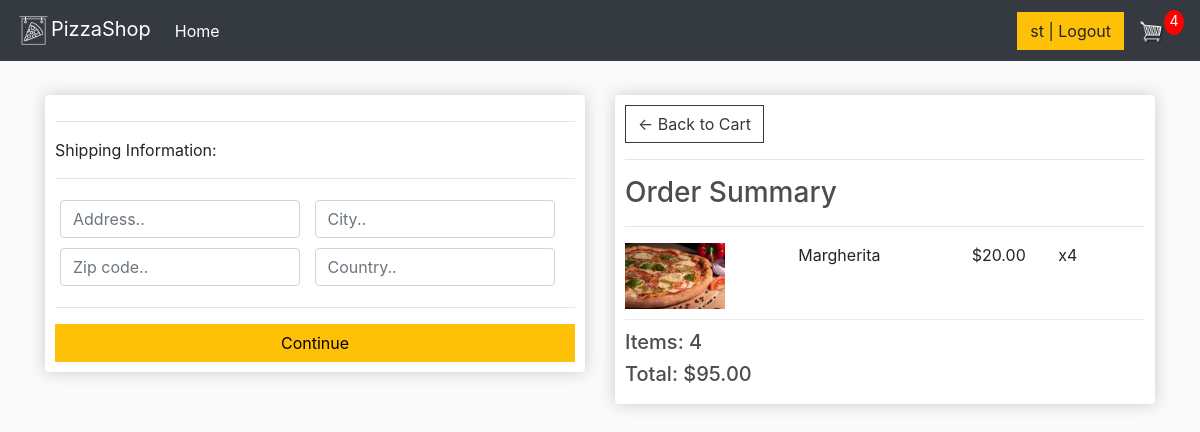
Screenshot of /checkout/ (signed in) with the database file from the repository.
### store/models.py (models this page shows, shortened)
class OrderItem(models.Model):
    product = models.ForeignKey(Product, on_delete=models.SET_NULL, null=True)
    order = models.ForeignKey(Order, on_delete=models.SET_NULL, null=True)
    quantity = models.IntegerField(default=0, null=True, blank=True)
    date_added = models.DateTimeField(auto_now_add=True)
    @property
    def get_total(self):
        total = self.product.price * self.quantity
        return total

class Product(models.Model):
    name = models.CharField(max_length=200)
    ingredients = models.TextField(null=True)
    price = models.DecimalField(max_digits=5, decimal_places=2)
    image = models.ImageField(null=True, blank=True)
    @property
    def imageURL(self):
        try:
            url = self.image.url
        except:
            url = ''
        return url

class Order(models.Model):
    customer = models.ForeignKey(Customer, on_delete=models.SET_NULL, null=True, blank=True)
    date_ordered = models.DateTimeField(auto_now_add=True)
    complete = models.BooleanField(default=False)
    transaction_id = models.CharField(max_length=100, null=True)
    @property
    def get_cart_total(self):
        orderitems = self.orderitem_set.all()
        deliveryCost = 15
        total = sum([item.get_total for item in orderitems]) + deliveryCost
        return total
    @property
    def get_cart_items(self):
        orderitems = self.orderitem_set.all()
        total = sum([item.quantity for item in orderitems])
        return total

### store/views.py (the view)
# urls.py: path('checkout/', views.checkout, name="checkout"),
def checkout(request):
    data = cartData(request)
    context = {'items': data['items'], 'order': data['order'], 'cartItems': data['cartItems']}
    return render(request, 'store/checkout.html', context)

### store/extras.py (called while the page is built)
def cartData(request):
    if request.user.is_authenticated:
        customer = request.user.customer
        order, created = Order.objects.get_or_create(customer=customer, complete=False)
        items = order.orderitem_set.all()
        cartItems = order.get_cart_items
    else:
        cookieData = cookieCart(request)
        cartItems = cookieData['cartItems']
        order = cookieData['order']
        items = cookieData['items']
    return {'cartItems': cartItems, 'order': order, 'items': items}

### store/templates/store/checkout.html (shortened to what this page needs)
{% extends 'store/base.html' %}
{% load static %}
{% block content %}
    <div class="row">
        <div class="col-lg-6">
            <div class="box-element" id="form-wrapper">
                <form id="form">
                    <div id="shipping-info">
                        <hr>
                        <p>Shipping Information:</p>
                        <hr>
                        <div class="form-field">
                            <input class="form-control" type="text" name="address" placeholder="Address..">
                        </div>
                        <div class="form-field">
                            <input class="form-control" type="text" name="city" placeholder="City..">
                        </div>
                        <div class="form-field">
                            <input class="form-control" type="text" name="zipcode" placeholder="Zip code..">
                        </div>
                        <div class="form-field">
                            <input class="form-control" type="text" name="country" placeholder="Country..">
                        </div>
                    </div>
                    <hr>
                    <input id="form-button" class="btn login_btn" type="submit" value="Continue">
                </form>
            </div>
            <br>
        </div>
        <div class="col-lg-6">
            <div class="box-element">
                <a class="btn btn-outline-dark" href="{% url 'cart' %}">&#x2190; Back to Cart</a>
                <hr>
                <h3>Order Summary</h3>
                <hr>
                {% for item in items %}
                    <div class="cart-row">
                        <div style="flex:2"><img class="row-image" src="{{ item.product.imageURL }}"></div>
                        <div style="flex:2"><p>{{ item.product.name }}</p></div>
                        <div style="flex:1"><p>${{ item.product.price|floatformat:2 }}</p></div>
                        <div style="flex:1"><p>x{{ item.quantity }}</p></div>
                    </div>
                {% endfor %}
                <h5>Items: {{ order.get_cart_items }}</h5>
                <h5>Total: ${{ order.get_cart_total|floatformat:2 }}</h5>
            </div>
        </div>
    </div>
{% endblock content %}

### static/css/base.css (style rules this page uses)
body { background-color: hsl(0, 0%, 98%); }
h1, h2, h3, h4, h5, h6 { color: hsl(0, 0%, 30%); }
.box-element { box-shadow: hsl(0, 0%, 80%) 0 0 16px; background-color: #fff; border-radius: 4px; padding: 10px; }
.col-lg-4, .col-lg-6, .col-lg-8, .col-lg-12 { margin-top: 10px; }
.btn { border-radius: 0; }
.row-image { width: 100px; }
.form-field { width: 250px; display: inline-block; padding: 5px; }
.cart-row { display: flex; align-items: flex-stretch; padding-bottom: 10px; margin-bottom: 10px; border-bottom: 1px solid #ececec; }
.login_btn { width: 100%; background: #ffc107 !important; color: black !important; }

### rows the page displays
OrderItem: product.imageURL (picture), product.name "Margherita", product.price "20.00", quantity "4"
Order: get_cart_items "4", get_cart_total "95.00"

### other values shown
{{ cartItems }} "4"
